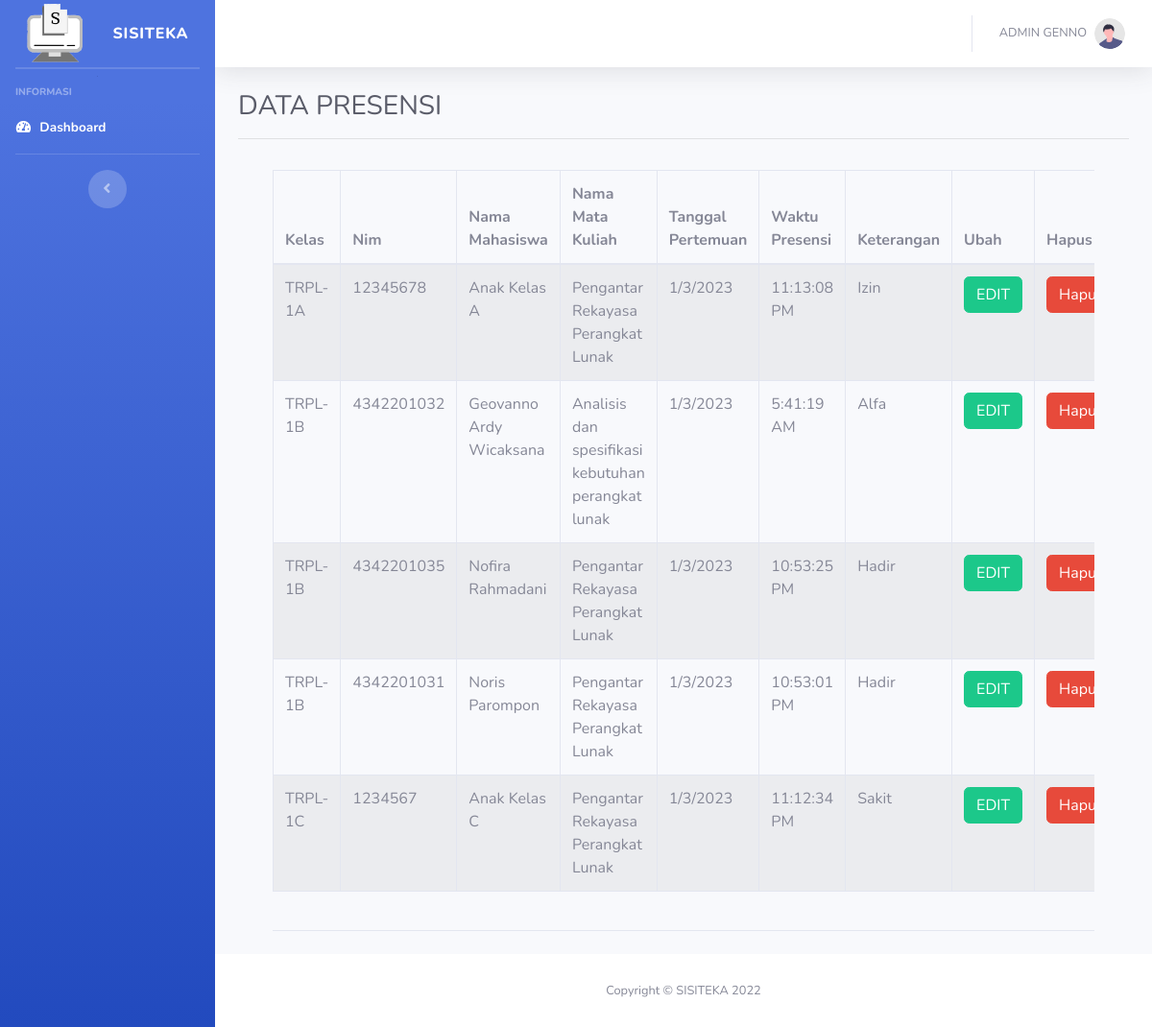
The app's page /dashboard_admin.php (signed in) with its own data.
### tables this page shows
CREATE TABLE `presensi` (
  `data_kehadiran` varchar(5) NOT NULL,
  `nama_mk` varchar(255) NOT NULL,
  `kode_mk` varchar(10) NOT NULL,
  `nim` varchar(10) NOT NULL,
  `nama_mahasiswa` varchar(255) NOT NULL,
  `kode_dosen` varchar(6) NOT NULL,
  `tanggal_presensi` varchar(100) NOT NULL,
  `waktu_presensi` varchar(100) NOT NULL,
  `kode_kelas` varchar(10) NOT NULL,
  `id_presensi` int(11) NOT NULL
);

### dashboard_admin.php (the view, shortened to what this page needs)
<!DOCTYPE html>
<html lang="en">
<head>
    <link href="vendor/fontawesome-free/css/all.min.css" rel="stylesheet" type="text/css">
    <link href="css/sb-admin-2.min.css" rel="stylesheet">
    <link href="css/card.css" rel="stylesheet">
</head>
<body id="page-top">
    <div id="wrapper">
        <ul class="navbar-nav bg-gradient-primary sidebar sidebar-dark accordion" id="accordionSidebar">
            <a class="sidebar-brand d-flex align-items-center justify-content-center">
                <img src="img/logo.png" alt="logo" style="width: 90px; height: 90px;">
                <div class="sidebar-brand-text mx-3">SISITEKA</div>
            </a>
            <hr class="sidebar-divider my-0">
            <hr class="sidebar-divider">
            <div class="sidebar-heading">
                Informasi
            </div>
            <li class="nav-item active">
                <a class="nav-link" href="dashboard_admin.php">
                    <i class="fas fa-fw fa-tachometer-alt"></i>
                    <span>Dashboard</span></a>
            </li>
            <hr class="sidebar-divider d-none d-md-block">
            <div class="text-center d-none d-md-inline">
                <button class="rounded-circle border-0" id="sidebarToggle"></button>
            </div>
        </ul>
        <div id="content-wrapper" class="d-flex flex-column">
            <div id="content">
                <nav class="navbar navbar-expand navbar-light bg-white topbar mb-4 static-top shadow">
                    <ul class="navbar-nav ml-auto">
                        <li class="nav-item dropdown no-arrow">
                            <a class="nav-link dropdown-toggle" href="#" id="userDropdown" role="button"
                                data-toggle="dropdown" aria-haspopup="true" aria-expanded="false">
                                <span
                                    class="mr-2 d-none d-lg-inline text-gray-600 small"><?php echo $_SESSION['nama_pengguna']; ?></span>
                                <img class="img-profile rounded-circle" src="img/undraw_profile.svg">
                            </a>
                        </li>
                    </ul>
                </nav>
                <div class="container-fluid">
                    <h1 class="h3 mb-2 text-gray-800">DATA PRESENSI</h1>
                    <hr>
                    <form method="POST" name="nilai">
                        <div class="container-fluid page__container">
                            <div class="col-lg-12 card-form_body">
                                <div class="table-responsive border-bottom">
                                    <table class="table table-striped table-bordered">
                                        <table class="table table-striped table-bordered">
                                            <thead>
                                                <tr>
                                                    <th>Kelas</th>
                                                    <th>Nim</th>
                                                    <th>Nama Mahasiswa</th>
                                                    <th>Nama Mata Kuliah</th>
                                                    <th>Tanggal Pertemuan</th>
                                                    <th>Waktu Presensi</th>
                                                    <th>Keterangan</th>
                                                    <th>Ubah</th>
                                                    <th>Hapus</th>
                                            </thead>
                                            <tbody>
                                                <?php
        include 'koneksi.php';
        $no=1;
        $sql=mysqli_query($koneksi,"SELECT * FROM presensi GROUP BY nim, tanggal_presensi  ORDER BY kode_kelas, nama_mk, waktu_presensi DESC, tanggal_presensi DESC,nim ASC");
        while ($data=mysqli_fetch_array($sql)) {
            ?>
                                                <tr>
                                                    <td><?php echo $data['kode_kelas'];?></td>
                                                    <td><?php echo $data['nim'];?></td>
                                                    <td><?php echo $data['nama_mahasiswa'];?></td>
                                                    <td><?php echo $data['nama_mk'];?></td>
                                                    <td><?php echo $data['tanggal_presensi'];?></td>
                                                    <td><?php echo $data['waktu_presensi'];?></td>
                                                    <td><?php echo $data['data_kehadiran'];?></td>
                                                    <td><a class="btn btn-success" data-toggle="modal" data-target="#ubahpresensiModal<?= $no ?>">EDIT</a>
                                                    </td>
                                                    <td><?php echo "<a href='hapus_presensi.php?id_presensi=".$data['id_presensi']."' class='btn btn-danger' onclick='return showPopup()'>Hapus</a>";?>
                                                    </td>
                                                </tr>
                                                <?php
                                                $no++;
        }
        ?>
                                            </tbody>
                                        </table>
                                        <br>
                                </div> <br>
                            </div>
                        </div>
                    </form>
                </div>
            </div>
            <footer class="sticky-footer bg-white">
                <div class="container my-auto">
                    <div class="copyright text-center my-auto">
                        <span>Copyright &copy; SISITEKA 2022</span>
                    </div>
                </div>
            </footer>
        </div>
    </div>
</body>
</html>

### css/card.css (style rules this page uses)
*, *::before, *::after { box-sizing: border-box; padding: 0; margin: 0; }

### records on screen
presensi: kode_kelas "TRPL-1A", nim "12345678", nama_mahasiswa "Anak Kelas A", nama_mk "Pengantar Rekayasa Perangkat Lunak", tanggal_presensi "1/3/2023", waktu_presensi "11:13:08 PM", data_kehadiran "Izin"
presensi: kode_kelas "TRPL-1B", nim "4342201032", nama_mahasiswa "Geovanno Ardy Wicaksana", nama_mk "Analisis dan spesifikasi kebutuhan perangkat lunak", tanggal_presensi "1/3/2023", waktu_presensi "5:41:19 AM", data_kehadiran "Alfa"
presensi: kode_kelas "TRPL-1B", nim "4342201035", nama_mahasiswa "Nofira Rahmadani", nama_mk "Pengantar Rekayasa Perangkat Lunak", tanggal_presensi "1/3/2023", waktu_presensi "10:53:25 PM", data_kehadiran "Hadir"
presensi: kode_kelas "TRPL-1B", nim "4342201031", nama_mahasiswa "Noris Parompon", nama_mk "Pengantar Rekayasa Perangkat Lunak", tanggal_presensi "1/3/2023", waktu_presensi "10:53:01 PM", data_kehadiran "Hadir"
presensi: kode_kelas "TRPL-1C", nim "1234567", nama_mahasiswa "Anak Kelas C", nama_mk "Pengantar Rekayasa Perangkat Lunak", tanggal_presensi "1/3/2023", waktu_presensi "11:12:34 PM", data_kehadiran "Sakit"

### other values on screen
$_SESSION['nama_pengguna'] "ADMIN GENNO"
